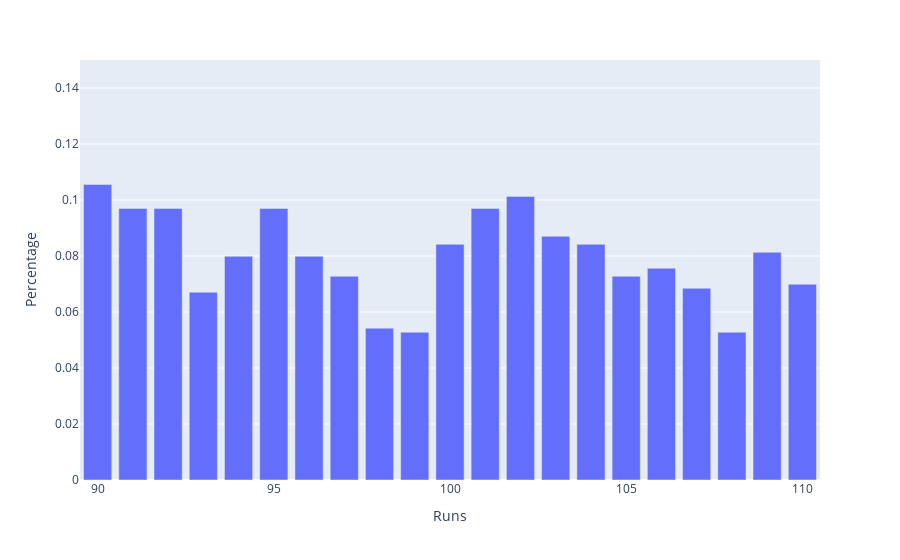

Write notebook code for a chart like this one.
### Code cell
#Look at 100 mark
fig = px.bar(df, x='Runs', y='Percentage')
fig.update_yaxes(range=[0,0.15])
fig.update_xaxes(range=[89.5,110.5])
fig.show()

### Figure 1 — Plotly figure (JSON) as saved in the notebook; plotly's stock layout.template omitted (floating-point values rounded to 4 significant figures; data arrays with more than 128 entries replaced by an {"elided": "..."} marker saying what was removed)
{"data": [{"alignmentgroup": "True", "hovertemplate": "Runs=%{x}<br>Percentage=%{y}<extra></extra>", "legendgroup": "", "marker": {"color": "#636efa"}, "name": "", "offsetgroup": "", "orientation": "v", "showlegend": false, "textposition": "auto", "type": "bar", "x": {"elided": "257 int values"}, "xaxis": "x", "y": {"elided": "257 float values"}, "yaxis": "y"}], "layout": {"barmode": "relative", "legend": {"tracegroupgap": 0}, "margin": {"t": 60}, "xaxis": {"anchor": "y", "domain": [0, 1], "range": [89.5, 110.5], "title": {"text": "Runs"}}, "yaxis": {"anchor": "x", "domain": [0, 1], "range": [0, 0.15], "title": {"text": "Percentage"}}}}
